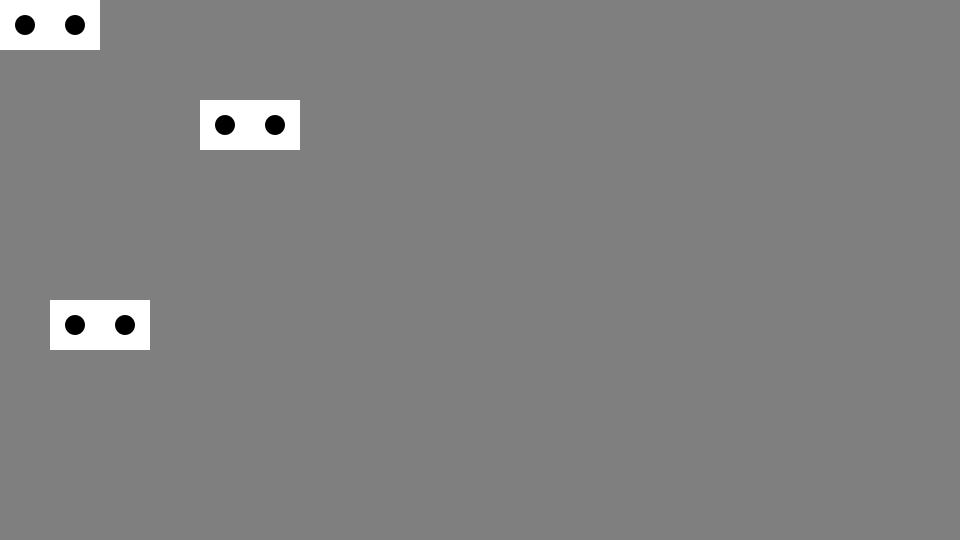
Frame 1 (no input)
Frame 60 (the mouse pressed at the canvas centre just before this capture): identical to frame 1, image omitted
Frame 120 (the mouse held since frame 60 and released just before this capture): identical to frame 1, image omitted

The Processing sketch that drew this single still picture (run headless with seeded random() and noise(); from frame 60 on, the mouse is pressed at the canvas centre):

// Processing sketch: exempleFonctionDominos
// ── exempleFonctionDominos.pde
/*
 Utilisation d'une fonction simple avec des paramètres pour
 dessiner un objet à répétition.
 
 Auteur : Jean-Maxime Couillard
 Licence : 
 Syntaxe : Processing version 3.0b5
*/

void setup() {
  size(960, 540);
}

void draw() {
  background(127);
  drawDomino(0,0);
  drawDomino(200,100);
  drawDomino(50, 300);
}

void drawDomino(int x, int y) {
  noStroke();
  fill(255);
  rect(0+x, 0+y, 100, 50);
  fill(0);
  ellipse(25+x, 25+y, 20, 20);
  ellipse(75+x, 25+y, 20, 20);
}
